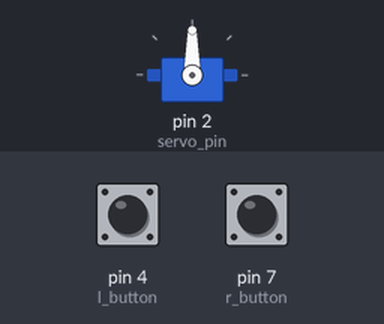
Recording of a sketch running on a simulated Arduino Uno, built with avr-gcc and run on an emulated ATmega328P. Parts: servo. The test bench sets the inputs (shaded band); at power-on: pin 4 (l_button) LOW, pin 7 (r_button) LOW.

Above: at 1.2 s.
1.3 s: pin 4 (l_button) pulled HIGH for 0.15 s
At 1.37 s:
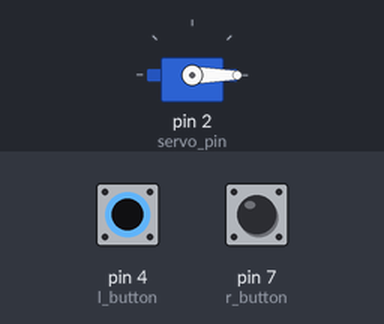
2.9 s: pin 7 (r_button) pulled HIGH for 0.15 s
At 2.97 s:
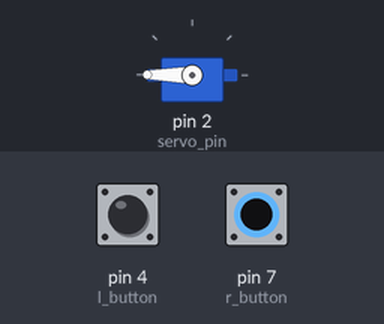
4.5 s: pin 7 (r_button) pulled HIGH for 3.2 s
At 8.2 s:
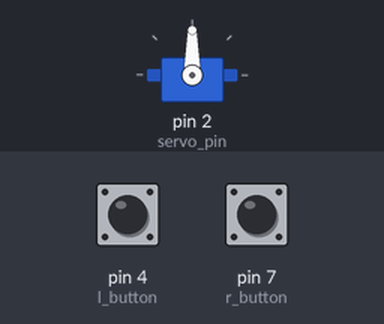
9.2 s: pin 4 (l_button) pulled HIGH for 3.2 s
At 10.6 s:
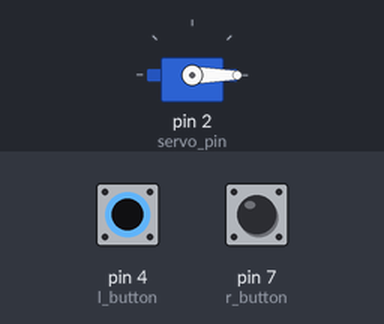
Timing chart, 0 to 13.9 s (numbered marks = the images above; inputs shaded):
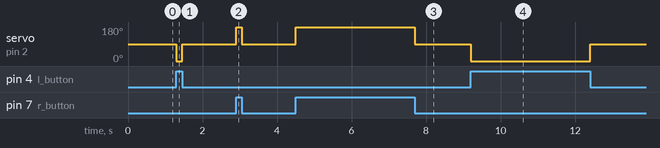

Measured:
- after the input at 1.3 s, servo on pin 2 (servo_pin): 90° → 0° at once, → 90° 0.15 s later
- after the input at 2.9 s, servo on pin 2 (servo_pin): 90° → 180° at once, → 90° 0.15 s later
- after the input at 4.5 s, servo on pin 2 (servo_pin): 90° → 180° at once, → 90° 3.2 s later
- after the input at 9.2 s, servo on pin 2 (servo_pin): 90° → 0° at once, → 90° 3.2 s later

The sketch:

servo_testing.ino
```cpp
#include <Servo.h>

Servo steering;

const int servo_pin = 2;
const int r_button = 7;
const int l_button = 4;

int r_state = 0;
int l_state = 0;

void setup() {
  // put your setup code here, to run once:
  steering.attach(servo_pin);

  pinMode(r_button, INPUT);
  pinMode(l_button, INPUT);

}

void loop() {
  // put your main code here, to run repeatedly:
  r_state = digitalRead(r_button);
  l_state = digitalRead(l_button);

  if (r_state == HIGH){
    steering.write(180);
  }else if (l_state == HIGH){
    steering.write(0);
  }else{
    steering.write(90);
  }
}
```
